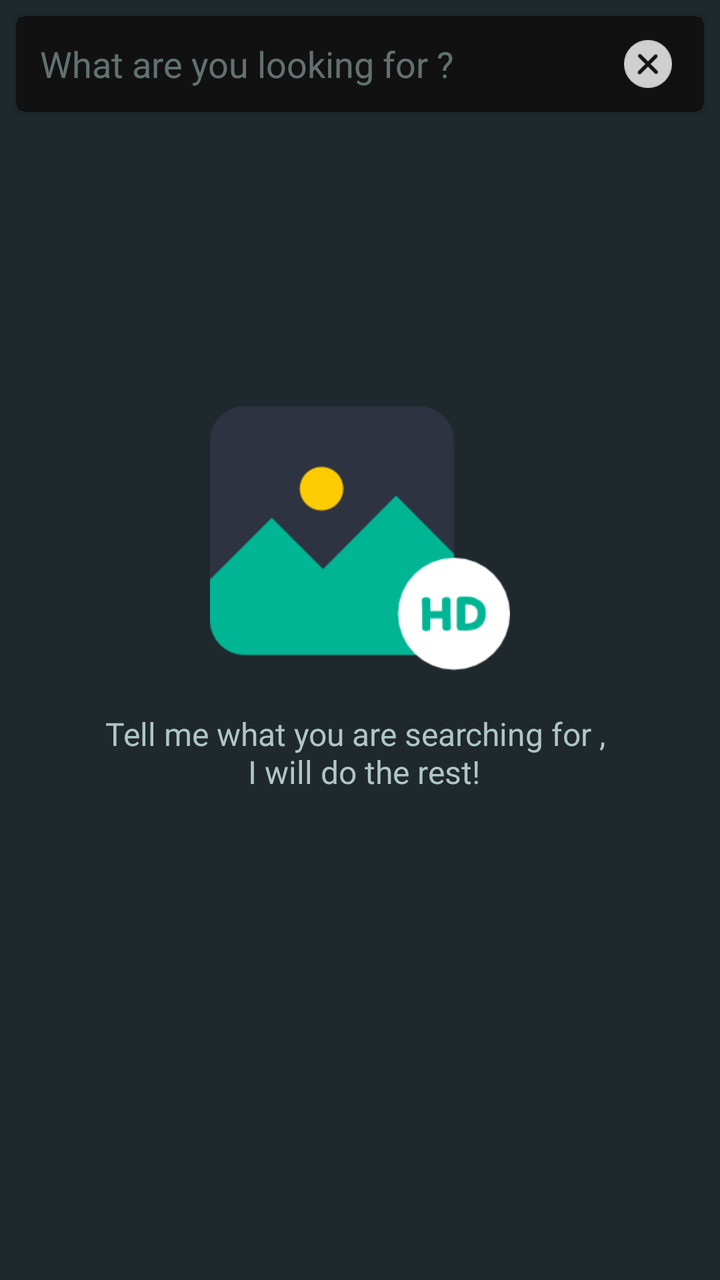
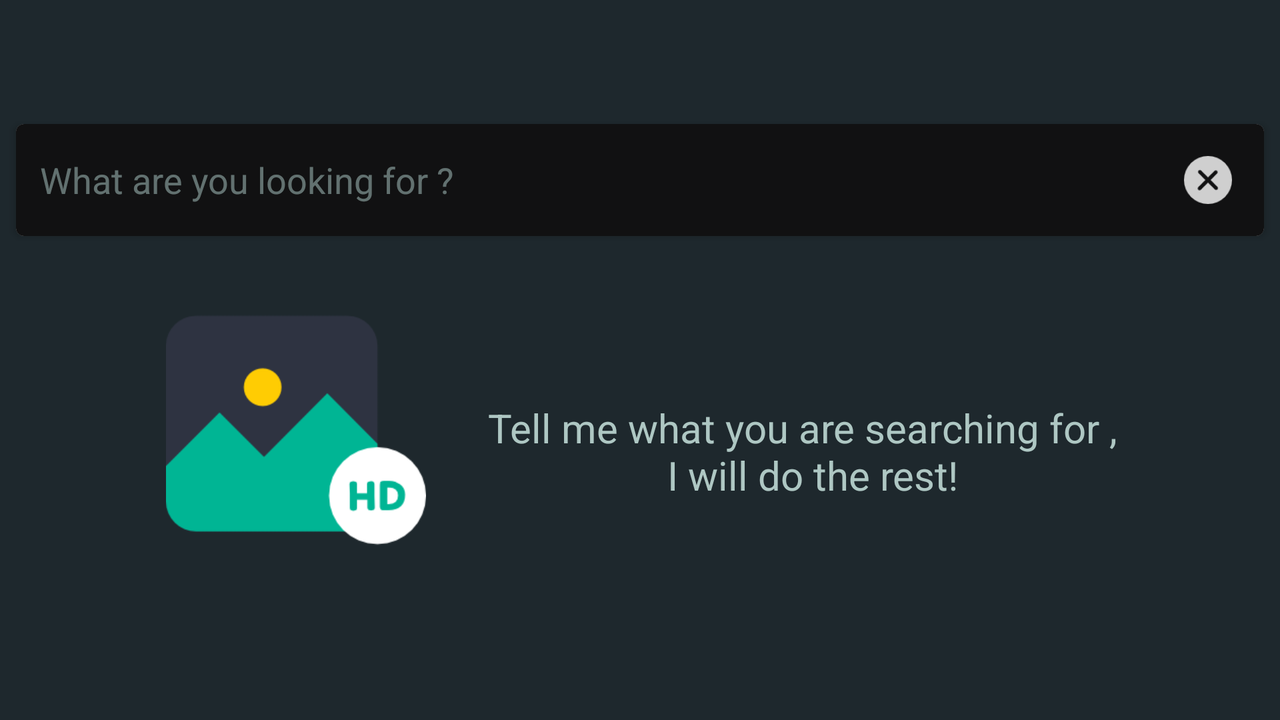

An Android layout and its configuration variant, each rendered on a device that would load it. The default file and the variant file are quoted in full after the pictures.
<!-- AndroidManifest.xml: application theme AppTheme -->
<!-- res/layout/search_fragment.xml -->
<?xml version="1.0" encoding="utf-8"?>
<LinearLayout xmlns:android="http://schemas.android.com/apk/res/android"
    xmlns:app="http://schemas.android.com/apk/res-auto"
    xmlns:ads="http://schemas.android.com/apk/res-auto"
    android:layout_width="match_parent"
    android:layout_height="match_parent"
    android:background="@color/colorBackground"
    android:orientation="vertical">

    <RelativeLayout
        android:layout_width="match_parent"
        android:layout_height="match_parent">

        <android.support.v7.widget.CardView
            android:id="@+id/search_cardView"
            android:layout_width="match_parent"
            android:layout_height="wrap_content"
            android:layout_margin="8dp"
            android:background="@color/transparentColor"
            app:cardCornerRadius="4dp">

            <EditText
                android:id="@+id/search_bar"
                android:layout_width="match_parent"
                android:layout_height="48dp"
                android:background="@color/colorPrimary"
                android:drawableRight="@drawable/cancel_search"
                android:hint="@string/search_query_hint"
                android:imeOptions="actionSearch"
                android:inputType="textNoSuggestions|text"
                android:maxLines="1"
                android:textSize="18sp"
                android:padding="12dp"
                android:textColor="@color/textColorHint"
                android:textColorHint="@color/textColorHint"
                android:textCursorDrawable="@null" />

        </android.support.v7.widget.CardView>

        <android.support.v7.widget.RecyclerView
            android:id="@+id/searchFragment_rv"
            android:layout_width="match_parent"
            android:layout_height="wrap_content"
            android:layout_below="@id/search_cardView"
            android:layout_marginBottom="62dp">

        </android.support.v7.widget.RecyclerView>

        <com.airbnb.lottie.LottieAnimationView
            android:id="@+id/animation_view"
            android:layout_width="220dp"
            android:layout_height="220dp"
            android:layout_below="@id/search_cardView"
            android:layout_centerHorizontal="true"
            android:layout_centerVertical="true"
            android:layout_marginTop="40dp"
            android:visibility="invisible" />

        <TextView
            android:id="@+id/searching_query"
            android:layout_width="wrap_content"
            android:layout_height="wrap_content"
            android:layout_below="@id/animation_view"
            android:layout_centerHorizontal="true"
            android:padding="12dp"
            android:text="@string/search_query"
            android:textAlignment="center"
            android:textColor="@color/textColor"
            android:textSize="16dp"
            android:visibility="invisible" />

        <TextView
            android:id="@+id/query_name"
            android:layout_width="wrap_content"
            android:layout_height="wrap_content"
            android:layout_below="@id/searching_query"
            android:layout_centerHorizontal="true"
            android:text="[QUERY]"
            android:textColor="@color/colorAccent"
            android:textSize="20dp"
            android:visibility="invisible" />

        <ImageView
            android:id="@+id/search_wall_placeholder"
            android:layout_width="188dp"
            android:layout_height="150dp"
            android:layout_below="@id/search_cardView"
            android:layout_centerHorizontal="true"
            android:layout_marginTop="130dp"
            android:src="@drawable/searchwall" />

        <TextView
            android:id="@+id/search_net"
            android:layout_width="wrap_content"
            android:layout_height="wrap_content"
            android:layout_below="@id/search_wall_placeholder"
            android:layout_centerHorizontal="true"
            android:padding="12dp"
            android:text="@string/search"
            android:textAlignment="center"
            android:textColor="@color/textColor"
            android:textSize="16dp" />
    </RelativeLayout>


</LinearLayout>
<!-- resources referenced by this layout -->
<resources>
  <color name="colorAccent">#909e9c</color>
  <color name="colorBackground">#1e282d</color>
  <color name="colorPrimary">#111112</color>
  <color name="textColor">#aec7c3</color>
  <color name="textColorHint">#80b4d2ce</color>
  <color name="transparentColor">#00000000</color>
  <!-- drawable cancel_search: png bitmap (drawable, 1000 bytes) -->
  <!-- drawable searchwall: png bitmap (drawable, 7283 bytes) -->
  <string name="search">Tell me what you are searching for , \n I will do the rest!</string>
  <string name="search_query">Searching wallpapers for </string>
  <string name="search_query_hint">What are you looking for ?</string>
  <style name="AppTheme" parent="Theme.AppCompat.Light.DarkActionBar">
          
          <item name="colorPrimary">@color/colorPrimary</item>
          <item name="colorPrimaryDark">@color/colorPrimaryDark</item>
          <item name="colorAccent">@color/colorAccent</item>
          <item name="android:windowDisablePreview">false</item>
          <item name="android:windowBackground">@color/colorBackground</item>
          <item name="android:windowActivityTransitions">true</item>
          <item name="preferenceTheme">@style/PreferenceThemeOverlay</item>
      </style>
  <color name="colorPrimaryDark">#20282d</color>
  <style name="PreferenceThemeOverlay">
          <item name="preferenceScreenStyle">@style/Preference.PreferenceScreen</item>
          <item name="preferenceFragmentCompatStyle">@style/PreferenceFragment</item>
          <item name="preferenceCategoryStyle">@style/Preference.Category</item>
          <item name="preferenceStyle">@style/Preference</item>
          <item name="preferenceInformationStyle">@style/Preference.Information</item>
          <item name="checkBoxPreferenceStyle">@style/Preference.CheckBoxPreference</item>
          <item name="switchPreferenceCompatStyle">@style/Preference.SwitchPreferenceCompat</item>
          <item name="seekBarPreferenceStyle">@style/Preference.SeekBarPreference</item>
          <item name="dialogPreferenceStyle">@style/Preference.DialogPreference</item>
          <item name="editTextPreferenceStyle">@style/Preference.DialogPreference.EditTextPreference
          </item>
          <item name="preferenceFragmentListStyle">@style/PreferenceFragmentList</item>
          <item name="dropdownPreferenceStyle">@style/Preference.DropDown</item>
          <item name="android:textColor">@color/colorAccent</item>
      </style>
</resources>
<!-- res/layout-land/search_fragment.xml (the repository's variant of the layout above) -->
<!-- drawn on the phone turned sideways -->
<?xml version="1.0" encoding="utf-8"?>
<LinearLayout xmlns:android="http://schemas.android.com/apk/res/android"
    xmlns:app="http://schemas.android.com/apk/res-auto"
    android:layout_width="match_parent"
    android:layout_height="match_parent"
    android:background="@color/colorBackground"
    android:orientation="vertical">

    <RelativeLayout
        android:layout_width="match_parent"
        android:layout_height="match_parent"
        android:layout_marginTop="54dp">

        <android.support.v7.widget.CardView
            android:id="@+id/search_cardView"
            android:layout_width="match_parent"
            android:layout_height="wrap_content"
            android:layout_margin="8dp"
            app:cardCornerRadius="4dp">

            <EditText
                android:id="@+id/search_bar"
                android:layout_width="match_parent"
                android:layout_height="wrap_content"
                android:background="@color/colorPrimary"
                android:drawableRight="@drawable/cancel_search"
                android:hint="@string/search_query_hint"
                android:imeOptions="actionSearch"
                android:inputType="text"
                android:maxLines="1"
                android:padding="12dp"
                android:textColor="@color/textColorHint"
                android:textColorHint="@color/textColorHint"
                android:textCursorDrawable="@null" />

        </android.support.v7.widget.CardView>

        <com.airbnb.lottie.LottieAnimationView
            android:id="@+id/animation_view"
            android:layout_width="220dp"
            android:layout_height="220dp"
            android:layout_below="@id/search_cardView"
            android:layout_centerHorizontal="true"
            android:layout_centerVertical="true"
            android:layout_marginTop="40dp"
            android:visibility="invisible" />

        <TextView
            android:id="@+id/searching_query"
            android:layout_width="wrap_content"
            android:layout_height="wrap_content"
            android:layout_below="@id/animation_view"
            android:layout_centerHorizontal="true"
            android:padding="12dp"
            android:text="@string/search_query"
            android:textAlignment="center"
            android:textColor="@color/textColor"
            android:textSize="16dp"
            android:visibility="invisible" />

        <TextView
            android:id="@+id/query_name"
            android:layout_width="wrap_content"
            android:layout_height="wrap_content"
            android:layout_below="@id/searching_query"
            android:layout_centerHorizontal="true"
            android:text="[QUERY]"
            android:textColor="@color/colorAccent"
            android:textSize="20dp"
            android:visibility="invisible" />

        <ImageView
            android:id="@+id/search_wall_placeholder"
            android:layout_width="168dp"
            android:layout_height="130dp"
            android:layout_below="@id/search_cardView"
            android:layout_centerHorizontal="false"
            android:layout_marginTop="24dp"
            android:src="@drawable/searchwall"
            android:layout_marginLeft="64dp"/>

        <TextView
            android:id="@+id/search_net"
            android:layout_width="wrap_content"
            android:layout_height="wrap_content"
            android:padding="12dp"
            android:text="@string/search"
            android:textAlignment="center"
            android:textColor="@color/textColor"
            android:textSize="20dp"
            android:layout_alignBottom="@+id/search_wall_placeholder"
            android:layout_toEndOf="@+id/search_wall_placeholder"
            android:layout_marginBottom="17dp" />

    </RelativeLayout>


</LinearLayout>
<!-- resources referenced by the variant -->
<!-- as the phone turned sideways resolves them -->
<resources>
  <color name="colorAccent">#909e9c</color>
  <color name="colorBackground">#1e282d</color>
  <color name="colorPrimary">#111112</color>
  <color name="textColor">#aec7c3</color>
  <color name="textColorHint">#80b4d2ce</color>
  <!-- drawable cancel_search: png bitmap (drawable, 1000 bytes) -->
  <!-- drawable searchwall: png bitmap (drawable, 7283 bytes) -->
  <string name="search">Tell me what you are searching for , \n I will do the rest!</string>
  <string name="search_query">Searching wallpapers for </string>
  <string name="search_query_hint">What are you looking for ?</string>
  <style name="AppTheme" parent="Theme.AppCompat.Light.DarkActionBar">
          
          <item name="colorPrimary">@color/colorPrimary</item>
          <item name="colorPrimaryDark">@color/colorPrimaryDark</item>
          <item name="colorAccent">@color/colorAccent</item>
          <item name="android:windowDisablePreview">false</item>
          <item name="android:windowBackground">@color/colorBackground</item>
          <item name="android:windowActivityTransitions">true</item>
          <item name="preferenceTheme">@style/PreferenceThemeOverlay</item>
      </style>
  <color name="colorPrimaryDark">#20282d</color>
  <style name="PreferenceThemeOverlay">
          <item name="preferenceScreenStyle">@style/Preference.PreferenceScreen</item>
          <item name="preferenceFragmentCompatStyle">@style/PreferenceFragment</item>
          <item name="preferenceCategoryStyle">@style/Preference.Category</item>
          <item name="preferenceStyle">@style/Preference</item>
          <item name="preferenceInformationStyle">@style/Preference.Information</item>
          <item name="checkBoxPreferenceStyle">@style/Preference.CheckBoxPreference</item>
          <item name="switchPreferenceCompatStyle">@style/Preference.SwitchPreferenceCompat</item>
          <item name="seekBarPreferenceStyle">@style/Preference.SeekBarPreference</item>
          <item name="dialogPreferenceStyle">@style/Preference.DialogPreference</item>
          <item name="editTextPreferenceStyle">@style/Preference.DialogPreference.EditTextPreference
          </item>
          <item name="preferenceFragmentListStyle">@style/PreferenceFragmentList</item>
          <item name="dropdownPreferenceStyle">@style/Preference.DropDown</item>
          <item name="android:textColor">@color/colorAccent</item>
      </style>
</resources>
